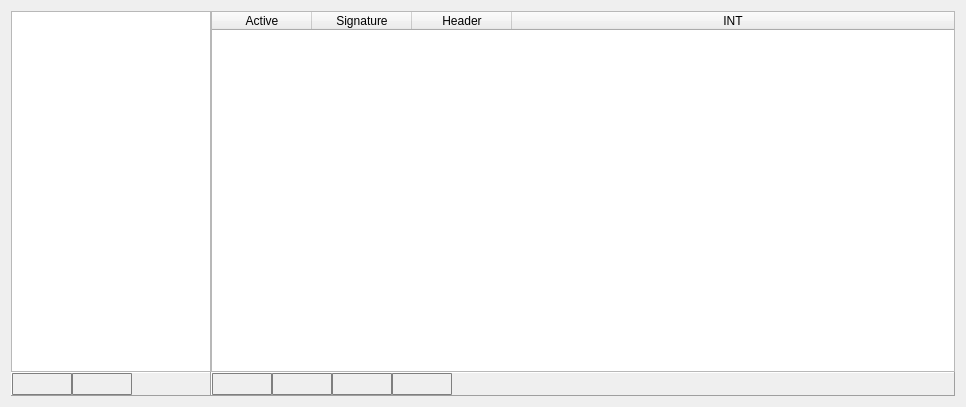
<?xml version="1.0" encoding="UTF-8"?>
<ui version="4.0">
 <class>file_signature_widget</class>
 <widget class="QWidget" name="file_signature_widget">
  <property name="windowModality">
   <enum>Qt::ApplicationModal</enum>
  </property>
  <property name="geometry">
   <rect>
    <x>0</x>
    <y>0</y>
    <width>966</width>
    <height>407</height>
   </rect>
  </property>
  <property name="windowTitle">
   <string>Form</string>
  </property>
  <property name="styleSheet">
   <string notr="true"/>
  </property>
  <layout class="QVBoxLayout" name="verticalLayout_3">
   <item>
    <layout class="QHBoxLayout" name="horizontalLayout_2" stretch="0,1">
     <property name="spacing">
      <number>0</number>
     </property>
     <item>
      <layout class="QVBoxLayout" name="verticalLayout">
       <property name="spacing">
        <number>0</number>
       </property>
       <item>
        <widget class="QTableWidget" name="tableWidget_signature_category">
         <property name="maximumSize">
          <size>
           <width>200</width>
           <height>16777215</height>
          </size>
         </property>
         <property name="styleSheet">
          <string notr="true">QTableWidget {


/*selection-background-color: #87CEFF;*/
 /*selection-background-color: #0069EB; */
selection-color:white;
 }


QTableWidget::item{ 
	 height: 26px; 
 }




QTableWidget::item:selected:!active {
    color:white;
    background-color:  #0069EB;
}


 
                                QTableWidget {
                                 selection-background-color: #0069D7;
                                    } 



QScrollBar{
		width:9px;
}


QTableWidget::indicator:checked {background-color:#777777;border: 1px solid #d6d6d6;}
QTableWidget::indicator:unchecked {background-color:#f1f1f1;border: 1px solid #777777;}





QTableWidget::indicator {
width: 13px;
height: 13px;
}</string>
         </property>
         <property name="editTriggers">
          <set>QAbstractItemView::NoEditTriggers</set>
         </property>
         <property name="alternatingRowColors">
          <bool>true</bool>
         </property>
         <property name="selectionMode">
          <enum>QAbstractItemView::SingleSelection</enum>
         </property>
         <property name="selectionBehavior">
          <enum>QAbstractItemView::SelectRows</enum>
         </property>
         <property name="showGrid">
          <bool>false</bool>
         </property>
         <attribute name="horizontalHeaderVisible">
          <bool>false</bool>
         </attribute>
         <attribute name="horizontalHeaderStretchLastSection">
          <bool>true</bool>
         </attribute>
         <attribute name="verticalHeaderVisible">
          <bool>false</bool>
         </attribute>
         <column>
          <property name="text">
           <string>Active</string>
          </property>
         </column>
         <column>
          <property name="text">
           <string>Category</string>
          </property>
         </column>
         <column>
          <property name="text">
           <string>INT</string>
          </property>
         </column>
        </widget>
       </item>
       <item>
        <widget class="QFrame" name="frame">
         <property name="maximumSize">
          <size>
           <width>200</width>
           <height>30</height>
          </size>
         </property>
         <property name="styleSheet">
          <string notr="true">

QPushButton {
     border-color: #7f7f7f;
     border-style: solid;
     border-radius: 1px;
     border-width: 1px;
      }
QPushButton:pressed {
	background-color: qlineargradient(x1: 0, y1: 0, x2: 0, y2: 1, stop: 0 #FFFFFF, stop: 1 #FFFFFF);
                border-color: #000000;
}

QPushButton:checked {
	background-color: qlineargradient(x1: 0, y1: 0, x2: 0, y2: 1, stop: 0 #FFFFFF, stop: 1 #FFFFFF);
                border-color: #484848;
}</string>
         </property>
         <property name="frameShape">
          <enum>QFrame::Panel</enum>
         </property>
         <property name="frameShadow">
          <enum>QFrame::Raised</enum>
         </property>
         <property name="lineWidth">
          <number>1</number>
         </property>
         <layout class="QHBoxLayout" name="horizontalLayout">
          <property name="spacing">
           <number>0</number>
          </property>
          <property name="leftMargin">
           <number>0</number>
          </property>
          <property name="topMargin">
           <number>0</number>
          </property>
          <property name="rightMargin">
           <number>0</number>
          </property>
          <property name="bottomMargin">
           <number>0</number>
          </property>
          <item>
           <widget class="QPushButton" name="pushButton_category_add">
            <property name="minimumSize">
             <size>
              <width>60</width>
              <height>22</height>
             </size>
            </property>
            <property name="maximumSize">
             <size>
              <width>60</width>
              <height>22</height>
             </size>
            </property>
            <property name="styleSheet">
             <string notr="true">QPushButton {
     border-color: #7f7f7f;
     border-style: solid;
     border-radius: 1px;
     border-width: 1px;
     }
QPushButton:pressed {
	background-color: qlineargradient(x1: 0, y1: 0, x2: 0, y2: 1, stop: 0 #FFFFFF, stop: 1 #FFFFFF);
                border-color: #000000;
}

QPushButton:checked {
	background-color: qlineargradient(x1: 0, y1: 0, x2: 0, y2: 1, stop: 0 #FFFFFF, stop: 1 #FFFFFF);
                border-color: #484848;
}</string>
            </property>
            <property name="text">
             <string/>
            </property>
           </widget>
          </item>
          <item>
           <widget class="QPushButton" name="pushButton_category_remove">
            <property name="minimumSize">
             <size>
              <width>60</width>
              <height>22</height>
             </size>
            </property>
            <property name="maximumSize">
             <size>
              <width>60</width>
              <height>22</height>
             </size>
            </property>
            <property name="styleSheet">
             <string notr="true">QPushButton {
     border-color: #7f7f7f;
     border-style: solid;
     border-radius: 1px;
     border-width: 1px;
         }
QPushButton:pressed {
	background-color: qlineargradient(x1: 0, y1: 0, x2: 0, y2: 1, stop: 0 #FFFFFF, stop: 1 #FFFFFF);
                border-color: #000000;
}

QPushButton:checked {
	background-color: qlineargradient(x1: 0, y1: 0, x2: 0, y2: 1, stop: 0 #FFFFFF, stop: 1 #FFFFFF);
                border-color: #484848;
}</string>
            </property>
            <property name="text">
             <string/>
            </property>
           </widget>
          </item>
          <item>
           <widget class="QLabel" name="label_3">
            <property name="styleSheet">
             <string notr="true"/>
            </property>
            <property name="text">
             <string/>
            </property>
           </widget>
          </item>
         </layout>
        </widget>
       </item>
      </layout>
     </item>
     <item>
      <layout class="QVBoxLayout" name="verticalLayout_2">
       <property name="spacing">
        <number>0</number>
       </property>
       <item>
        <widget class="QTableWidget" name="tableWidget_signature_list">
         <property name="styleSheet">
          <string notr="true">QTableWidget {


/*selection-background-color: #87CEFF;*/
 /*selection-background-color: #0069EB; */
selection-color:white;
 }


QTableWidget::item{ 
	 height: 26px; 
 }




QTableWidget::item:selected:!active {
    color:white;
    background-color:  #0069EB;
}


 
                                QTableWidget {
                                 selection-background-color: #0069D7;
                                    } 



QScrollBar{
		width:9px;
}


QTableWidget::indicator:checked {background-color:#777777;border: 1px solid #d6d6d6;}
QTableWidget::indicator:unchecked {background-color:#f1f1f1;border: 1px solid #777777;}





QTableWidget::indicator {
width: 13px;
height: 13px;
}</string>
         </property>
         <property name="editTriggers">
          <set>QAbstractItemView::NoEditTriggers</set>
         </property>
         <property name="alternatingRowColors">
          <bool>true</bool>
         </property>
         <property name="selectionMode">
          <enum>QAbstractItemView::SingleSelection</enum>
         </property>
         <property name="selectionBehavior">
          <enum>QAbstractItemView::SelectRows</enum>
         </property>
         <property name="showGrid">
          <bool>false</bool>
         </property>
         <attribute name="horizontalHeaderStretchLastSection">
          <bool>true</bool>
         </attribute>
         <attribute name="verticalHeaderVisible">
          <bool>false</bool>
         </attribute>
         <column>
          <property name="text">
           <string>Active</string>
          </property>
         </column>
         <column>
          <property name="text">
           <string>Signature</string>
          </property>
         </column>
         <column>
          <property name="text">
           <string>Header</string>
          </property>
         </column>
         <column>
          <property name="text">
           <string>INT</string>
          </property>
         </column>
        </widget>
       </item>
       <item>
        <widget class="QFrame" name="frame_3">
         <property name="maximumSize">
          <size>
           <width>16777215</width>
           <height>30</height>
          </size>
         </property>
         <property name="styleSheet">
          <string notr="true">

QPushButton {
     border-color: #7f7f7f;
     border-style: solid;
     border-radius: 1px;
     border-width: 1px;
      }
QPushButton:pressed {
	background-color: qlineargradient(x1: 0, y1: 0, x2: 0, y2: 1, stop: 0 #FFFFFF, stop: 1 #FFFFFF);
                border-color: #000000;
}

QPushButton:checked {
	background-color: qlineargradient(x1: 0, y1: 0, x2: 0, y2: 1, stop: 0 #FFFFFF, stop: 1 #FFFFFF);
                border-color: #484848;
}</string>
         </property>
         <property name="frameShape">
          <enum>QFrame::Panel</enum>
         </property>
         <property name="frameShadow">
          <enum>QFrame::Raised</enum>
         </property>
         <layout class="QHBoxLayout" name="horizontalLayout_3">
          <property name="spacing">
           <number>0</number>
          </property>
          <property name="leftMargin">
           <number>0</number>
          </property>
          <property name="topMargin">
           <number>0</number>
          </property>
          <property name="rightMargin">
           <number>0</number>
          </property>
          <property name="bottomMargin">
           <number>0</number>
          </property>
          <item>
           <widget class="QPushButton" name="pushButton_signature_add">
            <property name="minimumSize">
             <size>
              <width>60</width>
              <height>22</height>
             </size>
            </property>
            <property name="maximumSize">
             <size>
              <width>60</width>
              <height>22</height>
             </size>
            </property>
            <property name="text">
             <string/>
            </property>
           </widget>
          </item>
          <item>
           <widget class="QPushButton" name="pushButton_signature_remove">
            <property name="minimumSize">
             <size>
              <width>60</width>
              <height>22</height>
             </size>
            </property>
            <property name="maximumSize">
             <size>
              <width>60</width>
              <height>22</height>
             </size>
            </property>
            <property name="text">
             <string/>
            </property>
           </widget>
          </item>
          <item>
           <widget class="QPushButton" name="pushButton_signature_edit">
            <property name="minimumSize">
             <size>
              <width>60</width>
              <height>22</height>
             </size>
            </property>
            <property name="maximumSize">
             <size>
              <width>60</width>
              <height>22</height>
             </size>
            </property>
            <property name="text">
             <string/>
            </property>
           </widget>
          </item>
          <item>
           <widget class="QPushButton" name="pushButton_signature_clipboard">
            <property name="minimumSize">
             <size>
              <width>60</width>
              <height>22</height>
             </size>
            </property>
            <property name="maximumSize">
             <size>
              <width>60</width>
              <height>22</height>
             </size>
            </property>
            <property name="text">
             <string/>
            </property>
           </widget>
          </item>
          <item>
           <widget class="QLabel" name="label_5">
            <property name="text">
             <string/>
            </property>
           </widget>
          </item>
         </layout>
        </widget>
       </item>
      </layout>
     </item>
    </layout>
   </item>
  </layout>
 </widget>
 <resources/>
 <connections/>
</ui>
